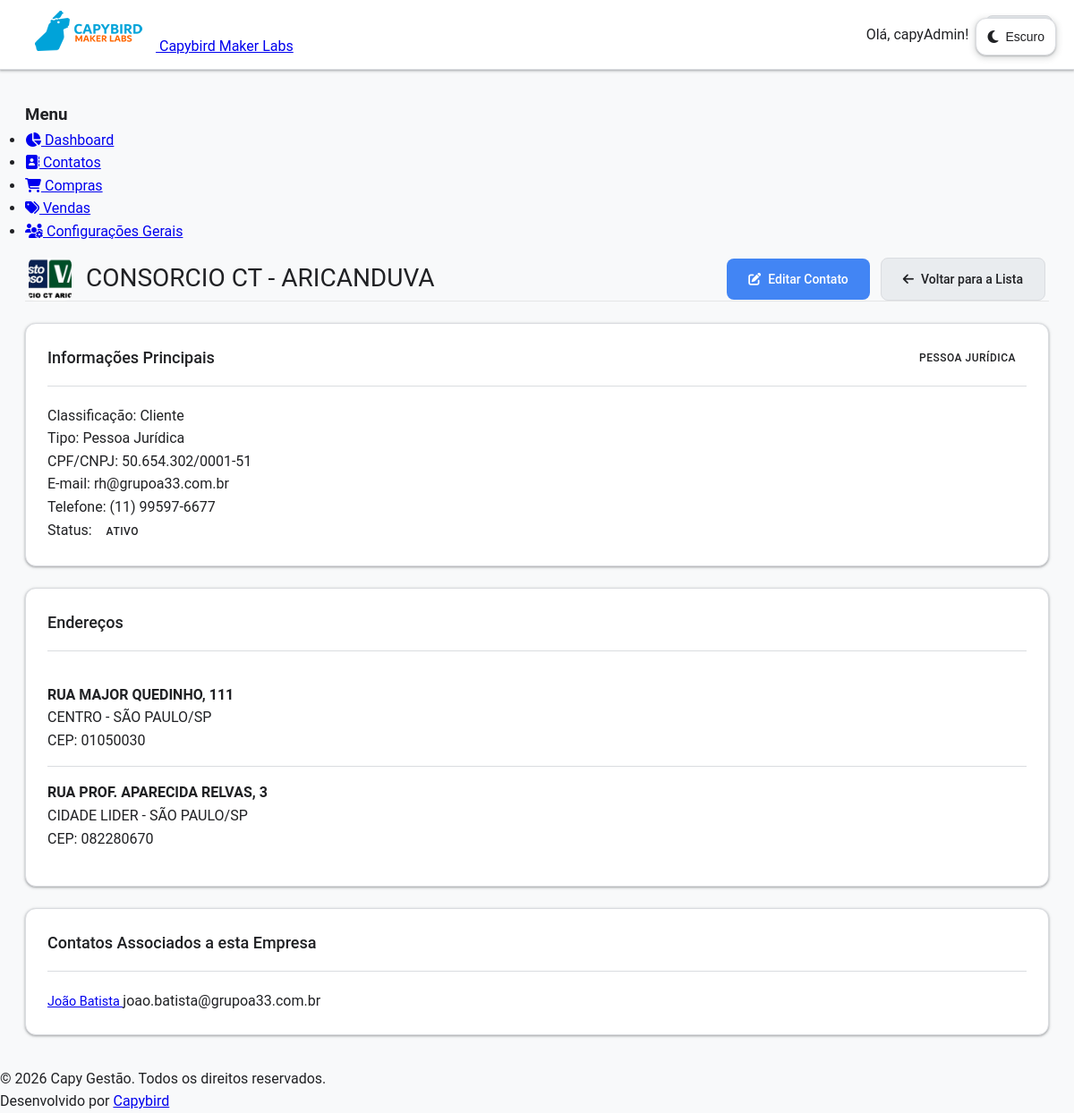
The page /contacts/11/ (signed in) on the database its author committed.
### contacts/models.py (models this page shows, shortened)
class Contact(models.Model):
    class PersonType(models.TextChoices):
        INDIVIDUAL = "PF", _("Pessoa Física")
        LEGAL = "PJ", _("Pessoa Jurídica")
    class OrganizationType(models.TextChoices):
        SYSTEM_HOLDER = "HOLDER", _("Gestor do Sistema")  # A sua empresa
        CLIENT = "CLIENT", _("Cliente")  # As empresas clientes
        OTHER = "OTHER", _("Outro")  # Outros tipos de contato PJ
    name = models.CharField(max_length=255, verbose_name=_("Nome Completo"))
    email = models.EmailField(max_length=255, unique=True)
    phone = models.CharField(
        max_length=20,
        blank=True,
        null=True,
        verbose_name=_("Telefone"),
        validators=[
            RegexValidator(
                regex=r'^\+?1?\d{9,15}$',
                message=_("O número de telefone deve estar no formato: '+999999999'. Até 15 dígitos permitidos.")
            )
        ]
    )
    person_type = models.CharField(
        max_length=2,
        choices=PersonType.choices,
        default=PersonType.INDIVIDUAL,
        verbose_name=_("Tipo de Pessoa"),
        db_index=True,
    )
    document = models.CharField(
        max_length=18,
        unique=True,
        blank=True,
        null=True,
        verbose_name=_("CPF/CNPJ"),
        db_index=True,
    )
    is_active = models.BooleanField(default=True, verbose_name=_("Ativo"))
    user = models.OneToOneField(
        User,
        on_delete=models.SET_NULL,
        null=True,
        blank=True,
        verbose_name=_("Usuário Associado"),
        related_name="contact_profile",
    )
    company = models.ForeignKey(
        "self",
        on_delete=models.SET_NULL,
        null=True,
        blank=True,
        verbose_name="Empresa Associada (PJ)",
        limit_choices_to={
            "person_type": "PJ"
        },  # Garante que só PJs possam ser selecionadas aqui
    )
    created_at = models.DateTimeField(auto_now_add=True)
    updated_at = models.DateTimeField(auto_now=True)
    class Meta:
        verbose_name = "Contato"
        verbose_name_plural = "Contatos"
        ordering = ["name"]
    class OrganizationType(models.TextChoices):
        SYSTEM_HOLDER = "HOLDER", "Gestor do Sistema"  # A sua empresa
        CLIENT = "CLIENT", "Cliente"  # As empresas clientes
        OTHER = "OTHER", "Outro"  # Outros tipos de contato PJ
    organization_type = models.CharField(
        max_length=10,
        choices=OrganizationType.choices,
        default=OrganizationType.OTHER,
        verbose_name="Classificação da Organização",
        blank=True,
    )
    logo = models.ImageField(
        upload_to="logos/", null=True, blank=True, verbose_name="Logomarca da Empresa"
    )

class Address(models.Model):
    contact = models.ForeignKey(
        "Contact", related_name="addresses", on_delete=models.CASCADE
    )
    type_address = models.CharField(
        max_length=50,
        choices=[
            ("residential", "Residencial"),
            ("commercial", "Comercial"),
            ("billing", "Cobrança"),
            ("shipping", "Entrega"),
        ],
        default="Comercial",
        verbose_name="Tipo de Endereço",
    )
    street = models.CharField(max_length=255, verbose_name="Logradouro")
    number = models.CharField(max_length=20, verbose_name="Número")
    complement = models.CharField(
        max_length=100, blank=True, null=True, verbose_name="Complemento"
    )
    neighborhood = models.CharField(max_length=100, verbose_name="Bairro")
    city = models.CharField(max_length=100, verbose_name="Cidade")
    state = models.CharField(max_length=2, verbose_name="UF")  # Sigla do estado, ex: SP
    zip_code = models.CharField(max_length=9, verbose_name="CEP")  # Formato 12345-678
    country = models.CharField(max_length=50, default="Brasil", verbose_name="País")
    class Meta:
        verbose_name = "Endereço"
        verbose_name_plural = "Endereços"
        ordering = ["type_address", "city", "neighborhood"]

### contacts/views.py (the view)
# urls.py: path("<int:pk>/", ContactDetailView.as_view(), name="contact_detail"),
class ContactDetailView(LoginRequiredMixin, DetailView):
    model = Contact
    template_name = "contacts/contact_detail.html"
    context_object_name = "contact"
    def get_context_data(self, **kwargs):
        context = super().get_context_data(**kwargs)
        contact = self.get_object()
        context["addresses"] = contact.addresses.all()
        if contact.person_type == "PJ":
            context["associated_contacts"] = Contact.objects.filter(company=contact)
        context["title"] = f"Detalhes de {contact.name}"
        return context

### core_app/context_processors.py (called while the page is built, shortened)
def system_branding_processor(request):
    HOLDER_CACHE_KEY = "system_holder_branding"
    holder_data = cache.get(HOLDER_CACHE_KEY)
    if not holder_data:
        try:
            system_holder = Contact.objects.get(
                organization_type=Contact.OrganizationType.SYSTEM_HOLDER
            )
            holder_data = {
                "system_holder_name": system_holder.name,
                "system_holder_logo": system_holder.logo,
            }
            cache.set(HOLDER_CACHE_KEY, holder_data, 3600)
        except Contact.DoesNotExist:
            holder_data = {
                "system_holder_name": "CAPY GESTÃO",
                "system_holder_logo": None,
            }
    return holder_data

### templates/contacts/contact_detail.html (shortened to what this page needs)
{% extends 'app_base.html' %}
{% load static %}
{% load i18n %}
{% block app_content %}
<div class="management-header">
    <div class="detail-title-with-logo">
        {% if contact.logo %}
            <img src="{{ contact.logo.url }}" alt="Logo de {{ contact.name }}" class="detail-logo-img">
        {% endif %}
        <h1>{{ contact.name }}</h1>
    </div>
    <div class="management-actions">
        <a href="{% url 'contact_update' contact.pk %}" class="btn btn-primary">
            <i class="fas fa-edit"></i> Editar Contato
        </a>
        <a href="{% url 'contact_list' %}" class="btn btn-secondary">
            <i class="fas fa-arrow-left"></i> Voltar para a Lista
        </a>
    </div>
</div>
<div class="detail-grid">
    <div class="detail-card">
        <div class="card-header">
            <h3>Informações Principais</h3>
            <div class="badge badge-{{ contact.person_type|lower }}">
                {{ contact.get_person_type_display }}
            </div>
        </div>
        <div class="detail-content">
            <div class="detail-row">
                <span class="detail-label">Classificação:</span>
                <span class="detail-value">{{ contact.get_organization_type_display }}</span>
            </div>
            <div class="detail-row">
                <span class="detail-label">Tipo:</span>
                <span class="detail-value">{{ contact.get_person_type_display }}</span>
            </div>
            <div class="detail-row">
                <span class="detail-label">CPF/CNPJ:</span>
                <span class="detail-value">{{ contact.document|default:"Não informado" }}</span>
            </div>
            <div class="detail-row">
                <span class="detail-label">E-mail:</span>
                <span class="detail-value">{{ contact.email }}</span>
            </div>
            <div class="detail-row">
                <span class="detail-label">Telefone:</span>
                <span class="detail-value">{{ contact.phone|default:"Não informado" }}</span>
            </div>
            <div class="detail-row">
                <span class="detail-label">Status:</span>
                <span class="detail-value">
                    <span class="badge badge-{% if contact.is_active %}success{% else %}danger{% endif %}">
                        {% if contact.is_active %}Ativo{% else %}Inativo{% endif %}
                    </span>
                </span>
            </div>
        </div>
    </div>
    <div class="detail-card">
        <div class="card-header">
            <h3>Endereços</h3>
        </div>
        <div class="detail-content">
            {% for address in addresses %}
                <div class="address-item">
                    <div class="address-main">
                        <strong>{{ address.street }}, {{ address.number }}</strong>
                    </div>
                    <div class="address-details">
                        {{ address.neighborhood }} - {{ address.city }}/{{ address.state }}
                    </div>
                    <div class="address-zip">
                        CEP: {{ address.zip_code }}
                    </div>
                </div>
            {% empty %}
                <div class="empty-state">
                    <i class="fas fa-map-marker-alt"></i>
                    <p>Nenhum endereço cadastrado.</p>
                </div>
            {% endfor %}
        </div>
    </div>
    {% if contact.person_type == 'PJ' %}
    <div class="detail-card full-width">
        <div class="card-header">
            <h3>Contatos Associados a esta Empresa</h3>
        </div>
        <div class="detail-content">
            {% for associated in associated_contacts %}
                <div class="associated-contact">
                    <div class="contact-info">
                        <a href="{% url 'contact_detail' associated.pk %}" class="contact-name">
                            {{ associated.name }}
                        </a>
                        <span class="contact-email">{{ associated.email }}</span>
                    </div>
                </div>
            {% empty %}
                <div class="empty-state">
                    <i class="fas fa-users"></i>
                    <p>Nenhum contato associado a esta empresa.</p>
                </div>
            {% endfor %}
        </div>
    </div>
    {% endif %}
</div>
{% endblock app_content %}

### templates/base.html (shortened to what this page needs)
{% load static %}
<!DOCTYPE html>
<html lang="pt-br" data-theme="light">
<head>
    <link rel="stylesheet" href="{% static 'css/style.css' %}">
    <link rel="stylesheet" href="https://cdnjs.cloudflare.com/ajax/libs/font-awesome/6.5.0/css/all.min.css">
</head>
<body>
    <header>
        <nav class="navbar">
            <div class="text-2xl font-bold tracking-wide text-center">
            <a href="{% url 'home' %}">
                {% if system_holder_logo %}
                    <img src="{{ system_holder_logo.url }}" alt="Logo de {{ system_holder_name }}" class="client-logo-img">
                    <span class="system-name-small">{{ system_holder_name }}</span>
                {% else %}
                    <strong class="text-blue-400">{{ system_holder_name|default:"CAPY GESTÃO" }}</strong>
                {% endif %}
            </a>
            </div>
            <div class="nav-menu">
                {% if user.is_authenticated %}
                    <span>Olá, {{ user.username }}!</span>
                    <form class="logout-form" action="{% url 'logout' %}" method="post">
                        <button type="submit" class="btn btn-secondary">Sair</button>
                    </form>
                {% else %}
					<a href="{% url 'login' %}" class="btn btn-primary">Entrar</a>
                {% endif %}
            </div>
        </nav>
    </header>
    <main class="container">
        {% block content %}
        {% endblock %}
    </main>
    <button class="theme-toggle" id="themeToggle" title="Alternar tema">
        <i class="theme-toggle-icon fas fa-moon" id="themeIcon"></i>
        <span id="themeText">Escuro</span>
    </button>
    <footer>
        <div class="mt-auto text-sm text-gray-400">
            <p>© 2026 Capy Gestão. Todos os direitos reservados.</p>
            <p>Desenvolvido por <a href="https://www.capybird.com.br" class="text-blue-400">Capybird</a></p>
        </div>
    </footer>
</body>
</html>

### rows shown on the page
Contact: name "Capybird Maker Labs"
Contact: logo (picture), name "CONSORCIO CT - ARICANDUVA", person_type "PESSOA JURÍDICA", organization_type "Cliente", person_type "Pessoa Jurídica", document "50.654.302/0001-51", email "rh@grupoa33.com.br", phone "(11) 99597-6677"
Address: street "RUA MAJOR QUEDINHO", number "111", neighborhood "CENTRO", city "SÃO PAULO", state "SP", zip_code "01050030"
Address: street "RUA PROF. APARECIDA RELVAS", number "3", neighborhood "CIDADE LIDER", city "SÃO PAULO", state "SP", zip_code "082280670"
Contact: name "João Batista", email "joao.batista@grupoa33.com.br"

### other values the page prints
{{ user.username }} "capyAdmin"
